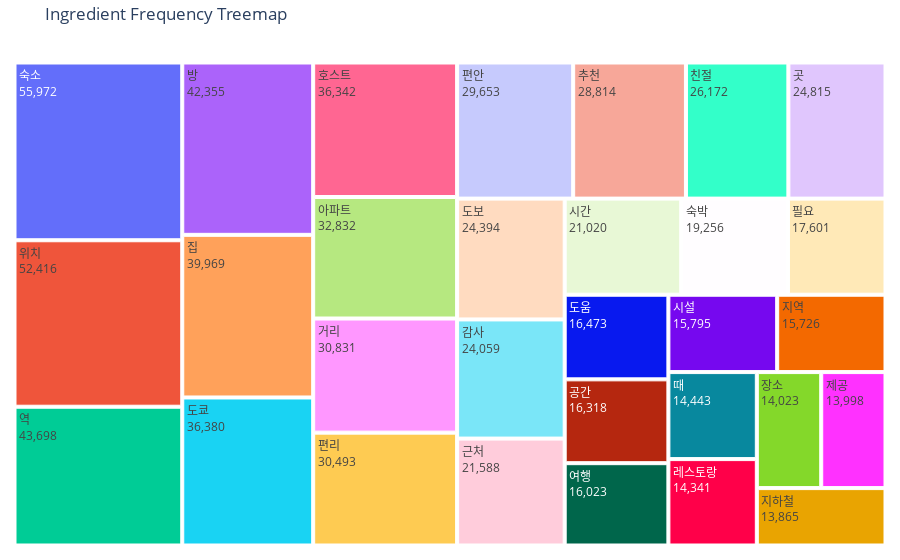

Notebook source saved alongside this figure:
### Code cell
label, counts = zip(*sorted_nouns)

generate_treemap(label, counts, 'Ingredient Frequency Treemap')

### Figure 1 — Plotly figure (JSON) as saved in the notebook; plotly's stock layout.template omitted (floating-point values rounded to 4 significant figures; data arrays with more than 128 entries replaced by an {"elided": "..."} marker saying what was removed)
{"data": [{"hoverinfo": "label+value", "labels": ["숙소", "위치", "역", "방", "집", "도쿄", "호스트", "아파트", "거리", "편리", "편안", "추천", "친절", "곳", "도보", "감사", "근처", "시간", "숙박", "필요", "도움", "공간", "여행", "시설", "지역", "때", "레스토랑", "장소", "제공", "지하철"], "parents": ["", "", "", "", "", "", "", "", "", "", "", "", "", "", "", "", "", "", "", "", "", "", "", "", "", "", "", "", "", ""], "texttemplate": "%{label}<br>%{value}", "type": "treemap", "values": {"elided": "22019 int values"}}], "layout": {"margin": {"b": 10, "l": 10, "r": 10, "t": 40}, "title": {"text": "Ingredient Frequency Treemap"}}}
